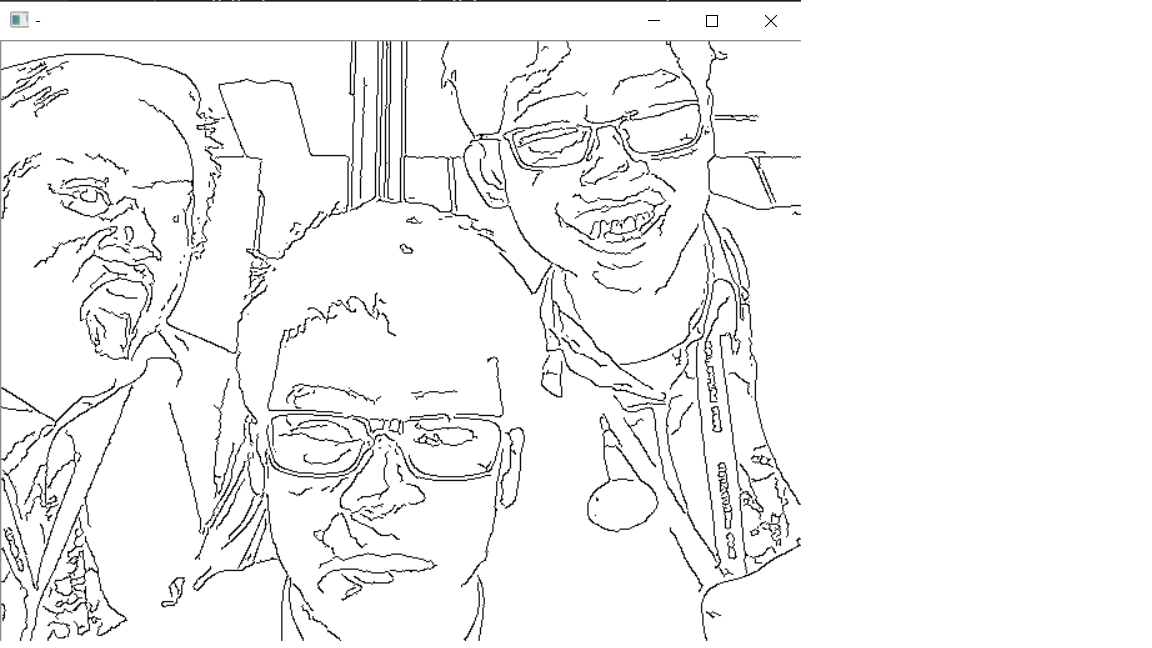
#> input picture 1/1.png, 1152 x 648 px, given in place of the camera
$ python main.py
#> lines starting #> are read from the running program, lines starting #| are printed output that depends on the picture; after the words box and inside, x2 and y2 are one past the last pixel; in counts of white or black regions, pixels touching at a corner belong together
#> further down, frame is the input picture: shape (648, 1152, 3); mean B, G, R 244.1, 244, 243.9
import cv2
import numpy as np

def sketch(image):
    img_gray = cv2.cvtColor(image, cv2.COLOR_BGR2GRAY) #convert to gray image
    img_gray_blur = cv2.GaussianBlur(img_gray, (5,5), 0) #apply gaussian blur
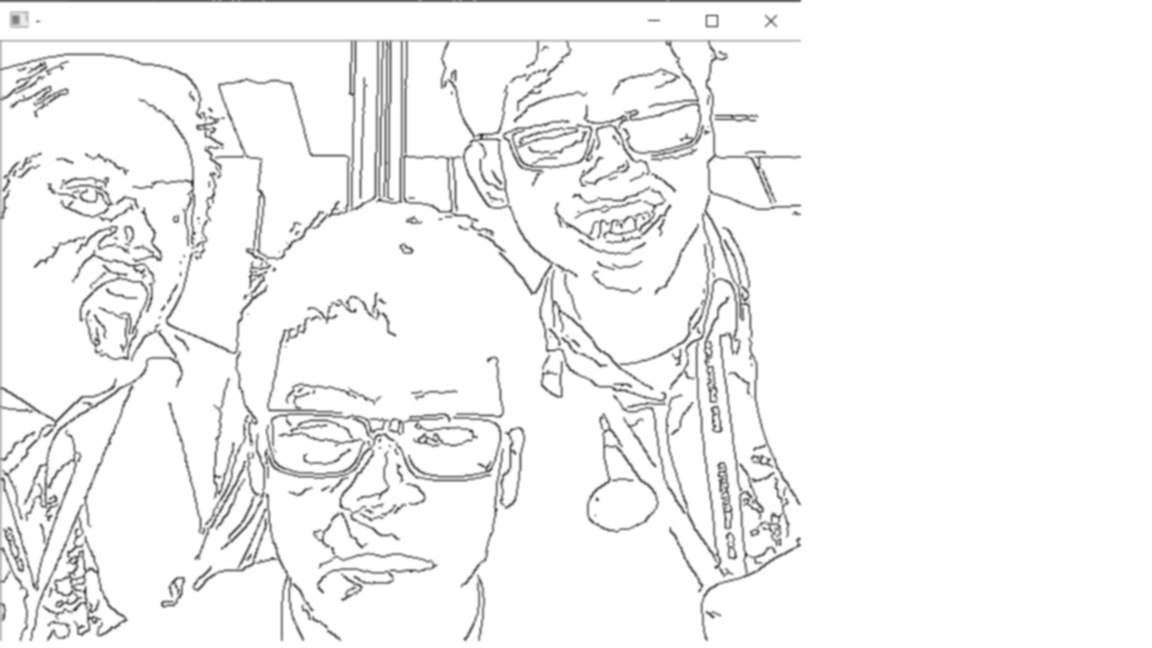
#> img_gray_blur: shape (648, 1152); min 54, max 255, mean 244
    canny_edges = cv2.Canny(img_gray_blur, 10, 70) #detect edge
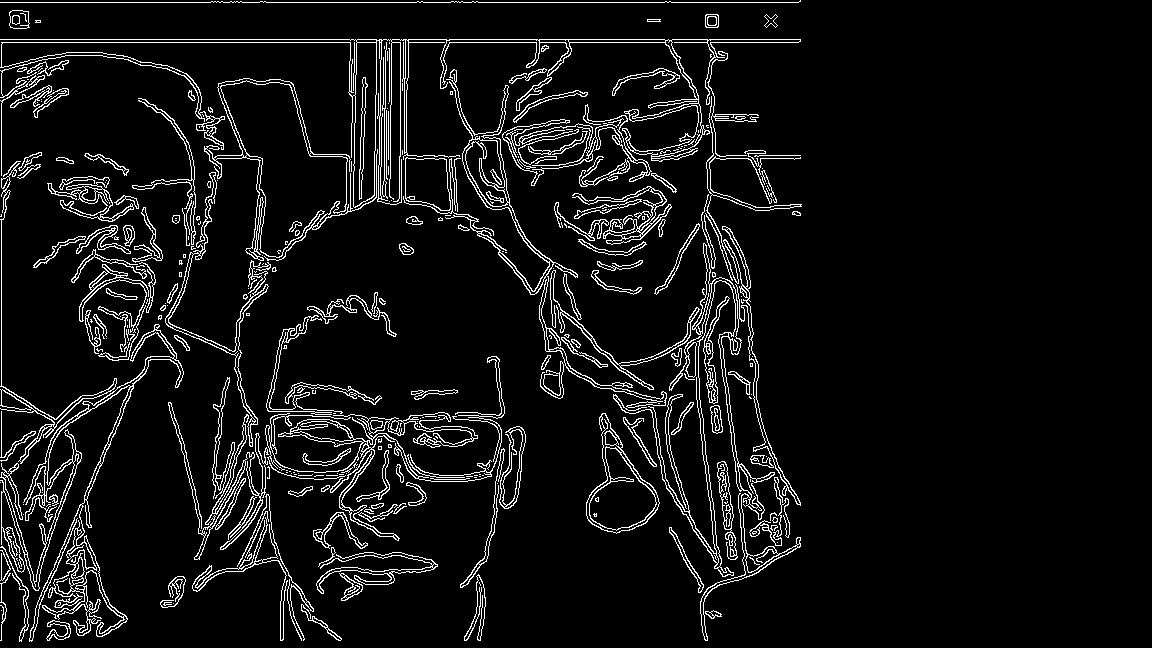
#> canny_edges: shape (648, 1152); 6.8% white in thin lines or dots, all inside (x1, y1, x2, y2) = (0, 0, 802, 642)
    ret, mask = cv2.threshold(canny_edges, 20, 255, cv2.THRESH_BINARY_INV)

    return mask

cap = cv2.VideoCapture(0)

while True:
    ret, frame = cap.read()
    cv2.imshow('Live Sketch', sketch(frame))
    if cv2.waitKey(1) == 13:
#> (key Esc is pressed here)
        break

cap.release()
cv2.destroyAllWindows()
